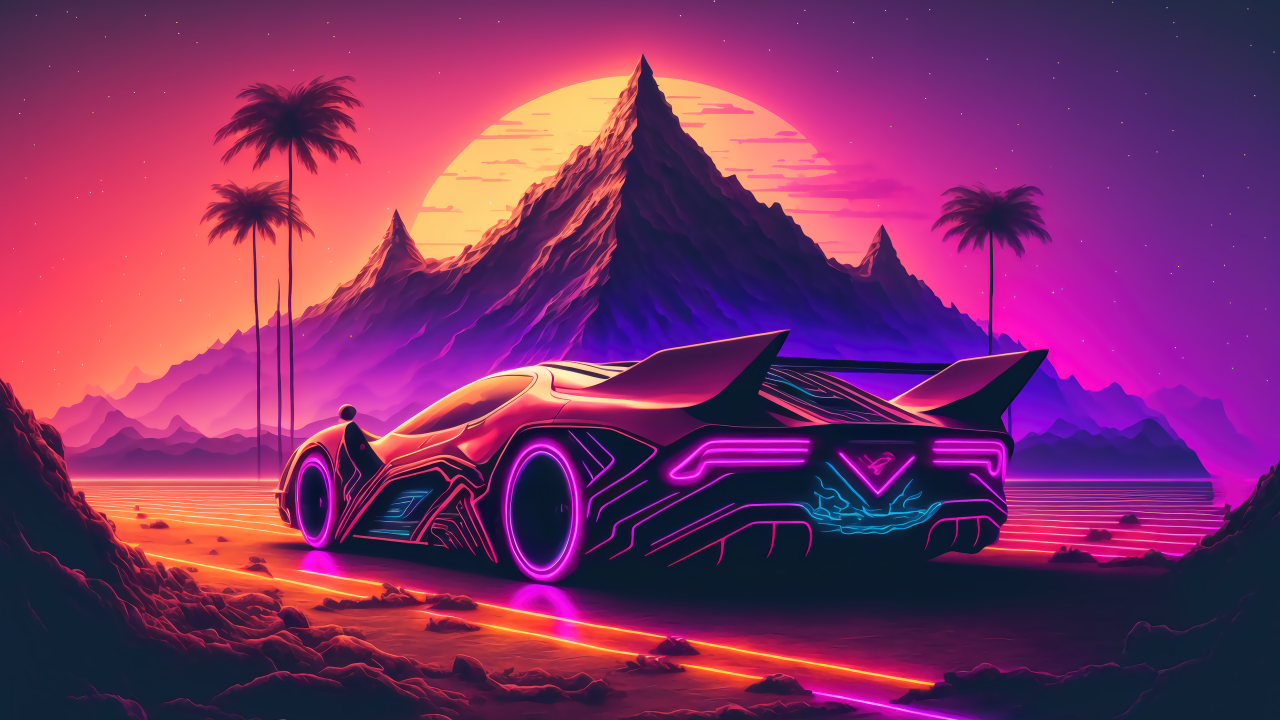
#> input picture bg.png, 3840 x 2160 px (shown at 1/3 size)
$ python imgproc.py
#> lines starting #> are read from the running program, lines starting #| are printed output that depends on the picture; after the words box and inside, x2 and y2 are one past the last pixel; in counts of white or black regions, pixels touching at a corner belong together
import cv2
import numpy as np

def process_image(image_path):
    # Load the image
#> called with image_path = 'bg.png'
    image = cv2.imread(image_path)
#> image is the input picture: shape (2160, 3840, 3); mean B, G, R 101.5, 47.3, 126.7

    if image is None:
        print("Error: Unable to read image!")
        return

    # Task I: Print the size and shape of the image
    print(f"Image Shape: {image.shape}")  # (height, width, channels)
#| Image Shape: (2160, 3840, 3)
    print(f"Image Size: {image.size} bytes")
#| Image Size: 24883200 bytes

    # Task II: Convert the image to binary and grayscale formats
    grayscale_image = cv2.cvtColor(image, cv2.COLOR_BGR2GRAY)
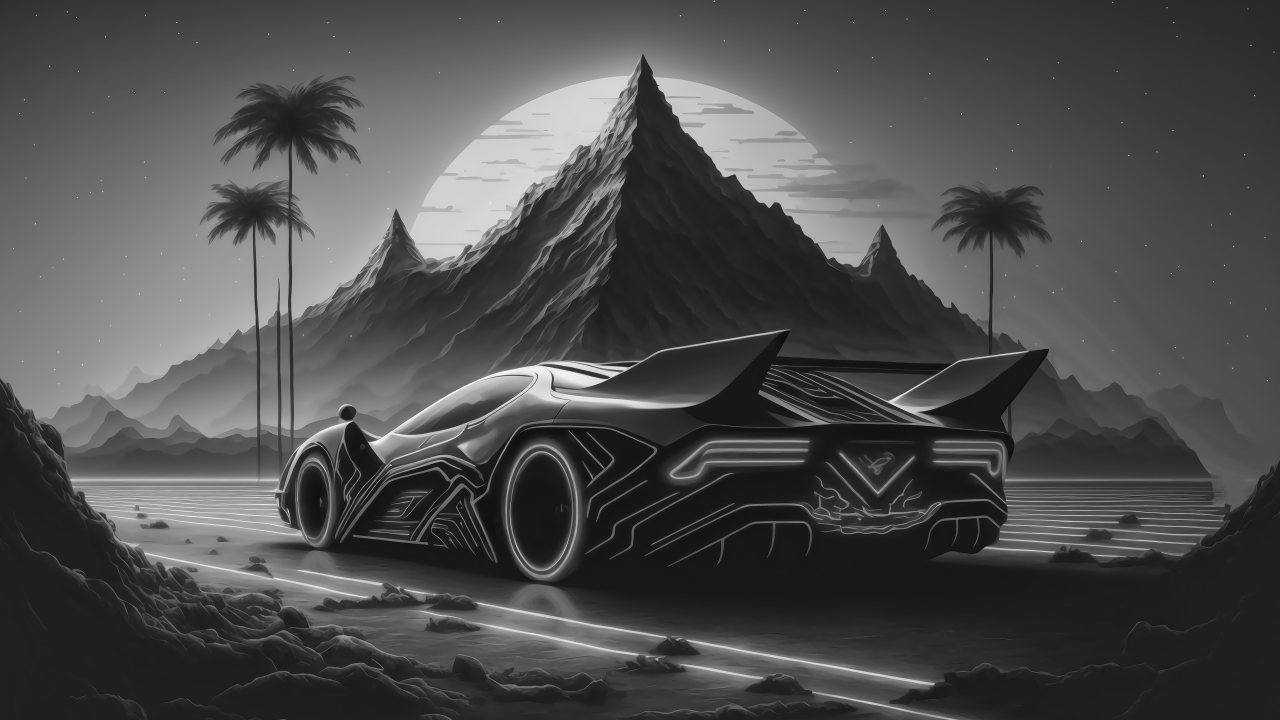
#> grayscale_image: shape (2160, 3840) (shown at 1/3 size); min 0, max 255, mean 77.2
    _, binary_image = cv2.threshold(grayscale_image, 128, 255, cv2.THRESH_BINARY)
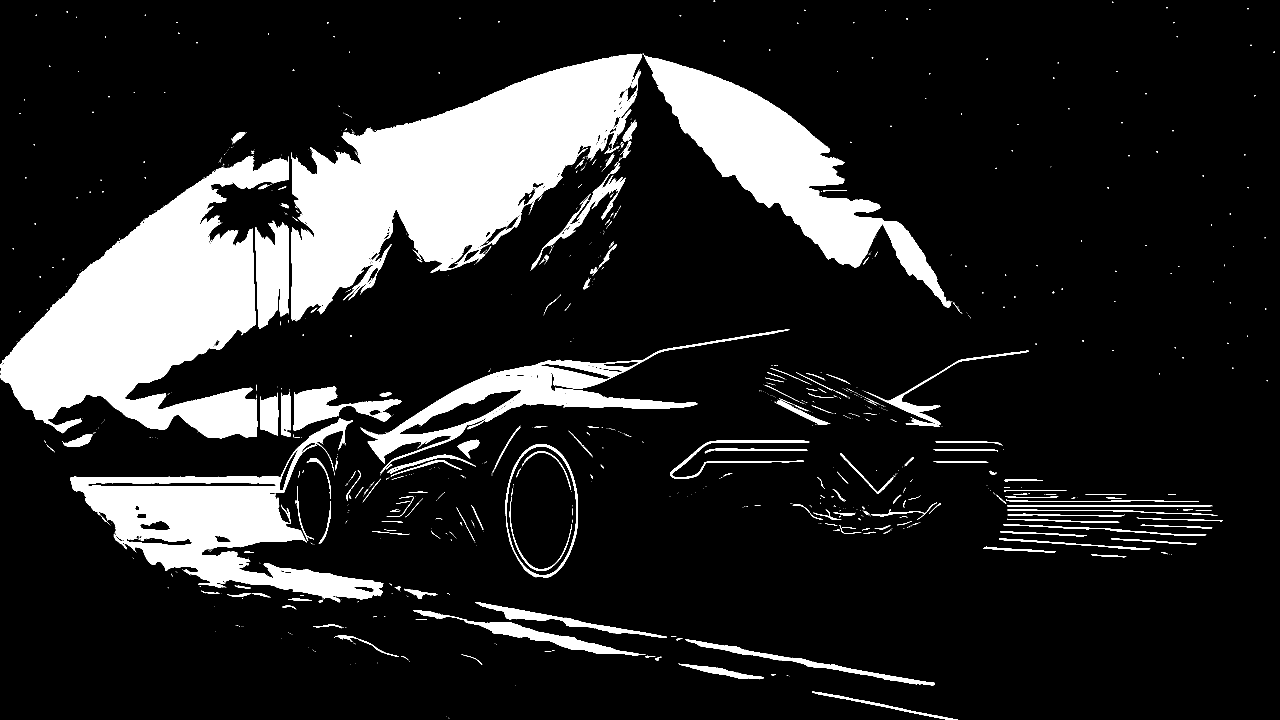
#> binary_image: shape (2160, 3840) (shown at 1/3 size); 15.5% white; 1333 white regions (1104 under 20 px), largest, box (x1, y1, x2, y2) and area: (873, 161, 1927, 963) 375670, (0, 468, 867, 1315) 342074, (1929, 160, 2854, 922) 176595

    # Save grayscale and binary images
    cv2.imwrite('grayscale_image.jpg', grayscale_image)
    cv2.imwrite('binary_image.jpg', binary_image)

    # Task III: Scale the image by reducing its size
    scaled_image = cv2.resize(image, None, fx=0.5, fy=0.5, interpolation=cv2.INTER_AREA)
    cv2.imwrite('scaled_image.jpg', scaled_image)

    # Task IV: Remove noise from the image
    denoised_image = cv2.GaussianBlur(image, (5, 5), 0)
    cv2.imwrite('denoised_image.jpg', denoised_image)

    print("Processed images have been saved as files in the current directory.")

# Input image path
image_path = 'bg.png'  # Replace with your image file path
process_image(image_path)
